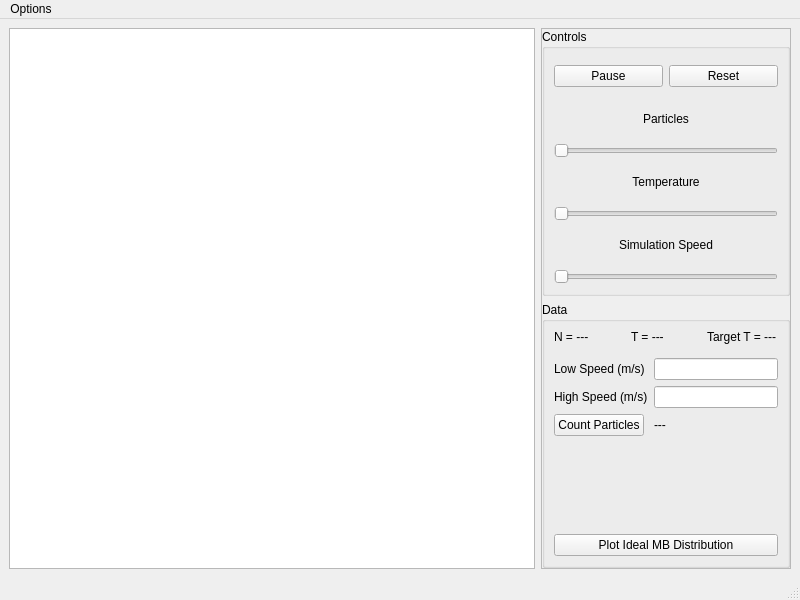
<?xml version="1.0" encoding="UTF-8"?>
<ui version="4.0">
 <class>MainWindow</class>
 <widget class="QMainWindow" name="MainWindow">
  <property name="geometry">
   <rect>
    <x>0</x>
    <y>0</y>
    <width>800</width>
    <height>600</height>
   </rect>
  </property>
  <property name="windowTitle">
   <string>MainWindow</string>
  </property>
  <widget class="QWidget" name="centralwidget">
   <layout class="QHBoxLayout" name="horizontalLayout">
    <item>
     <widget class="QGraphicsView" name="simGraphics"/>
    </item>
    <item>
     <widget class="QFrame" name="frame">
      <property name="minimumSize">
       <size>
        <width>250</width>
        <height>0</height>
       </size>
      </property>
      <property name="maximumSize">
       <size>
        <width>250</width>
        <height>16777215</height>
       </size>
      </property>
      <property name="frameShape">
       <enum>QFrame::StyledPanel</enum>
      </property>
      <property name="frameShadow">
       <enum>QFrame::Raised</enum>
      </property>
      <layout class="QVBoxLayout" name="verticalLayout">
       <property name="leftMargin">
        <number>0</number>
       </property>
       <property name="topMargin">
        <number>0</number>
       </property>
       <property name="rightMargin">
        <number>0</number>
       </property>
       <property name="bottomMargin">
        <number>0</number>
       </property>
       <item>
        <widget class="QGroupBox" name="controlsGroup">
         <property name="title">
          <string>Controls</string>
         </property>
         <layout class="QVBoxLayout" name="verticalLayout_2">
          <property name="leftMargin">
           <number>9</number>
          </property>
          <property name="topMargin">
           <number>9</number>
          </property>
          <property name="rightMargin">
           <number>9</number>
          </property>
          <property name="bottomMargin">
           <number>9</number>
          </property>
          <item>
           <widget class="QFrame" name="frame_2">
            <property name="frameShape">
             <enum>QFrame::NoFrame</enum>
            </property>
            <property name="frameShadow">
             <enum>QFrame::Plain</enum>
            </property>
            <layout class="QHBoxLayout" name="horizontalLayout_2">
             <property name="leftMargin">
              <number>0</number>
             </property>
             <property name="topMargin">
              <number>0</number>
             </property>
             <property name="rightMargin">
              <number>0</number>
             </property>
             <property name="bottomMargin">
              <number>0</number>
             </property>
             <item>
              <widget class="QPushButton" name="pausePush">
               <property name="text">
                <string>Pause</string>
               </property>
              </widget>
             </item>
             <item>
              <widget class="QPushButton" name="resetPush">
               <property name="text">
                <string>Reset</string>
               </property>
              </widget>
             </item>
            </layout>
           </widget>
          </item>
          <item>
           <widget class="QLabel" name="particlesLabel">
            <property name="text">
             <string>Particles</string>
            </property>
            <property name="alignment">
             <set>Qt::AlignCenter</set>
            </property>
           </widget>
          </item>
          <item>
           <widget class="QSlider" name="particlesSlider">
            <property name="orientation">
             <enum>Qt::Horizontal</enum>
            </property>
           </widget>
          </item>
          <item>
           <widget class="QLabel" name="temperatureLabel">
            <property name="text">
             <string>Temperature</string>
            </property>
            <property name="alignment">
             <set>Qt::AlignCenter</set>
            </property>
           </widget>
          </item>
          <item>
           <widget class="QSlider" name="temperatureSlider">
            <property name="orientation">
             <enum>Qt::Horizontal</enum>
            </property>
           </widget>
          </item>
          <item>
           <widget class="QLabel" name="simSpeedLabel">
            <property name="text">
             <string>Simulation Speed</string>
            </property>
            <property name="alignment">
             <set>Qt::AlignCenter</set>
            </property>
           </widget>
          </item>
          <item>
           <widget class="QSlider" name="simSpeedSlider">
            <property name="orientation">
             <enum>Qt::Horizontal</enum>
            </property>
           </widget>
          </item>
         </layout>
        </widget>
       </item>
       <item>
        <widget class="QGroupBox" name="dataGroup">
         <property name="title">
          <string>Data</string>
         </property>
         <layout class="QVBoxLayout" name="verticalLayout_3">
          <property name="leftMargin">
           <number>9</number>
          </property>
          <property name="topMargin">
           <number>0</number>
          </property>
          <property name="rightMargin">
           <number>9</number>
          </property>
          <property name="bottomMargin">
           <number>9</number>
          </property>
          <item>
           <widget class="QFrame" name="frame_3">
            <property name="maximumSize">
             <size>
              <width>16777215</width>
              <height>30</height>
             </size>
            </property>
            <property name="frameShape">
             <enum>QFrame::NoFrame</enum>
            </property>
            <property name="frameShadow">
             <enum>QFrame::Plain</enum>
            </property>
            <layout class="QHBoxLayout" name="horizontalLayout_3">
             <property name="leftMargin">
              <number>0</number>
             </property>
             <property name="topMargin">
              <number>0</number>
             </property>
             <property name="rightMargin">
              <number>0</number>
             </property>
             <property name="bottomMargin">
              <number>0</number>
             </property>
             <item>
              <widget class="QLabel" name="nLabel">
               <property name="text">
                <string>N = ---</string>
               </property>
              </widget>
             </item>
             <item>
              <widget class="QLabel" name="tLabel">
               <property name="text">
                <string>T = ---</string>
               </property>
              </widget>
             </item>
             <item>
              <widget class="QLabel" name="targetTLabel">
               <property name="text">
                <string>Target T = ---</string>
               </property>
              </widget>
             </item>
            </layout>
           </widget>
          </item>
          <item>
           <layout class="QFormLayout" name="formLayout">
            <item row="0" column="0">
             <widget class="QLabel" name="lowSpeedLabel">
              <property name="text">
               <string>Low Speed (m/s)</string>
              </property>
             </widget>
            </item>
            <item row="1" column="0">
             <widget class="QLabel" name="highSpeedLabel">
              <property name="text">
               <string>High Speed (m/s)</string>
              </property>
             </widget>
            </item>
            <item row="0" column="1">
             <widget class="QLineEdit" name="lowSpeedEdit"/>
            </item>
            <item row="1" column="1">
             <widget class="QLineEdit" name="highSpeedEdit"/>
            </item>
            <item row="2" column="0">
             <widget class="QPushButton" name="countParticlesPush">
              <property name="text">
               <string>Count Particles</string>
              </property>
             </widget>
            </item>
            <item row="2" column="1">
             <widget class="QLabel" name="countParticlesLabel">
              <property name="text">
               <string>---</string>
              </property>
             </widget>
            </item>
           </layout>
          </item>
          <item>
           <widget class="QPushButton" name="plotMBPush">
            <property name="text">
             <string>Plot Ideal MB Distribution</string>
            </property>
           </widget>
          </item>
         </layout>
        </widget>
       </item>
      </layout>
     </widget>
    </item>
   </layout>
  </widget>
  <widget class="QMenuBar" name="menubar">
   <property name="geometry">
    <rect>
     <x>0</x>
     <y>0</y>
     <width>800</width>
     <height>22</height>
    </rect>
   </property>
   <widget class="QMenu" name="menuOptions">
    <property name="title">
     <string>Options</string>
    </property>
    <addaction name="resetAction"/>
   </widget>
   <addaction name="menuOptions"/>
  </widget>
  <widget class="QStatusBar" name="statusbar"/>
  <action name="resetAction">
   <property name="text">
    <string>Reset Simulation</string>
   </property>
  </action>
 </widget>
 <resources/>
 <connections/>
</ui>
